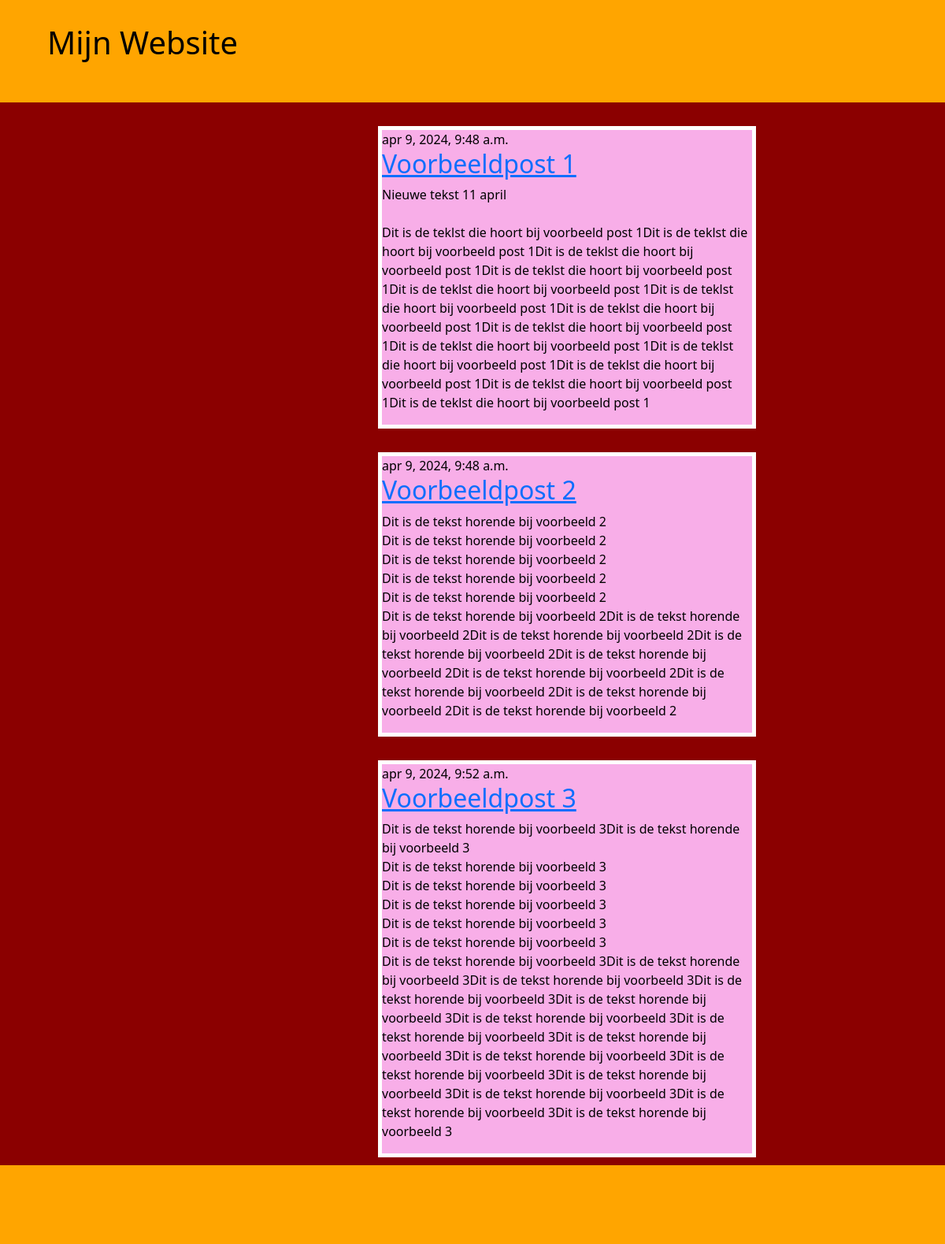
/, run on an earlier commit of the app's database.
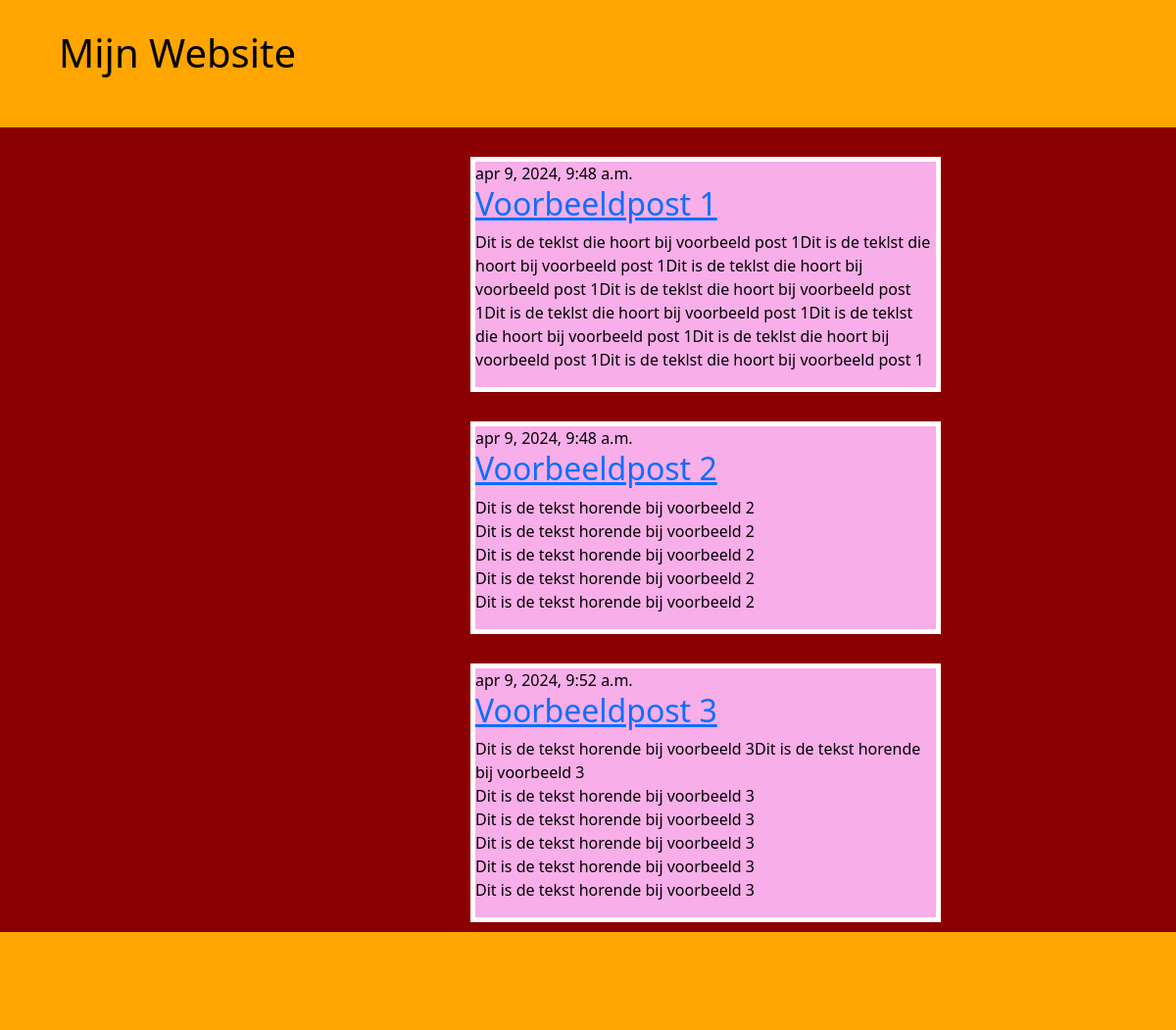
And on a later commit of the database.
### blog/models.py (models this page shows, shortened)
class Post(models.Model):
    author = models.ForeignKey(settings.AUTH_USER_MODEL, on_delete=models.CASCADE)
    title = models.CharField(max_length=200)
    text = models.TextField()
    created_date = models.DateTimeField(default=timezone.now)
    published_date = models.DateTimeField(blank=True, null=True)

### blog/views.py (the view)
# urls.py: path('', views.post_list, name='post_list'),
def post_list(request):
    posts = Post.objects.filter(published_date__lte=timezone.now()).order_by('published_date')
    return render(request, 'blog/post_list.html', {'posts': posts})

### blog/templates/blog/post_list.html (shortened to what this page needs)
{% load static %}
<!DOCTYPE html>
<html lang="en">
<head>
<link href=
"https://cdn.jsdelivr.net/npm/bootstrap@5.1.3/dist/css/bootstrap.min.css" rel="stylesheet"
integrity=
"sha384-1BmE4kWBq78iYhFldvKuhfTAU6auU8tT94WrHftjDbrCEXSU1oBoqyl2QvZ6jIW3"
crossorigin="anonymous">
<link rel="stylesheet" type="text/css" href="{% static 'css/stijl1.css' %}">
</head>
<body>
<header>
<h1> Mijn Website</h1>
</header>
{% block content %}
{% for post in posts %}
<article class="post">
<time class="date">
{{ post.published_date }}
</time>
<h2 class="post-title-color"><a href="">{{ post.title }}</a></h2>
<p>{{ post.text|linebreaksbr }}</p>
</article>
{% endfor %}
{% endblock %}
<footer></footer>
</body>
</html>

### blog/static/css/stijl1.css (style rules this page uses)
body { background-color:darkred; color: black; }
header { position: relative; min-height: 130px; background-color: orange; Color: black; }
header h1 { position: absolute; top: 30px; left: 60px; color: black; }
h2 { color:orange; }
.post-title-color { color: orange; }
article { margin-left: 40%; margin-right: 20%; border: 5px solid white; color: black; background-color: rgb(248, 174, 232); margin-bottom: 10px; margin-top:30px; }
footer { width: 100%; min-height: 100px; background-color: orange; }

What changed in the data, as far as the page shows it:
changed Post "Voorbeeldpost 1": text "Nieuwe tekst 11 april Dit is de teklst die hoort bij voorbeeld post 1Dit is de teklst die hoort bij voorbeeld post 1Dit is de teklst die hoort bij voorbeeld post 1Dit is de teklst die hoort bij voorbeeld post 1Dit is de teklst die hoort bij voorbeeld post 1Dit is de teklst die…" → "Dit is de teklst die…"
changed Post "Voorbeeldpost 2": text "…horende bij voorbeeld 2 Dit is de tekst horende bij voorbeeld 2Dit is de tekst horende bij voorbeeld 2Dit is de tekst horende bij voorbeeld 2Dit is de tekst horende bij voorbeeld 2Dit is de tekst horende bij voorbeeld 2Dit is de tekst horende bij voorbeeld 2Dit is de tekst horende bij voorbeeld 2Dit is de tekst horende bij voorbeeld 2Dit is de tekst horende bij voorbeeld 2" → "…horende bij voorbeeld 2"
changed Post "Voorbeeldpost 3": text "…horende bij voorbeeld 3 Dit is de tekst horende bij voorbeeld 3Dit is de tekst horende bij voorbeeld 3Dit is de tekst horende bij voorbeeld 3Dit is de tekst horende bij voorbeeld 3Dit is de tekst horende bij voorbeeld 3Dit is de tekst horende bij voorbeeld 3Dit is de tekst horende bij voorbeeld 3Dit is de tekst horende bij voorbeeld 3Dit is de tekst horende bij voorbeeld 3Dit is de tekst horende bij voorbeeld 3Dit is de tekst horende bij voorbeeld 3Dit is de tekst horende bij voorbeeld 3Dit is de tekst horende bij voorbeeld 3Dit is de tekst horende bij voorbeeld 3" → "…horende bij voorbeeld 3"
